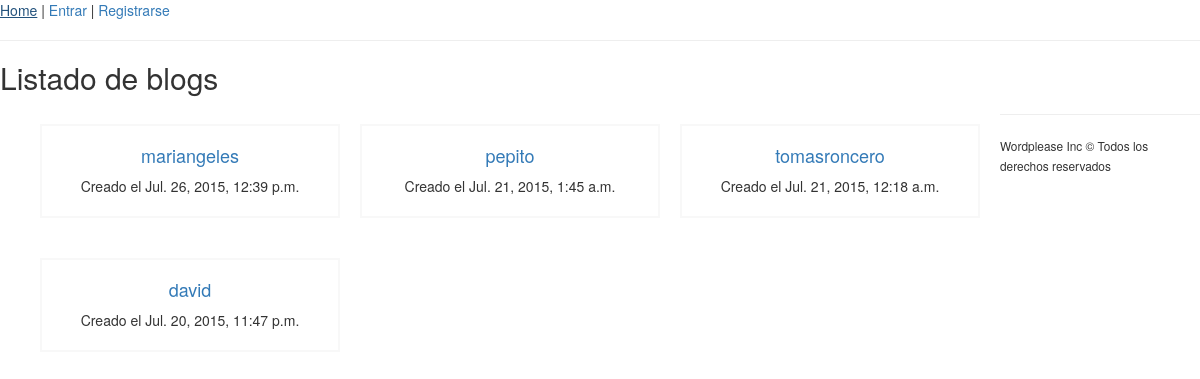
The app's page /blogs/ with its own data.
### blogs/models.py (models this page shows)
class Blog(models.Model):
    owner = models.OneToOneField(User)
    created_at = models.DateTimeField(auto_now_add=True)        # Se guarda al crearse el blog
    def __unicode__(self):
        return self.owner.username

### blogs/views.py (the view)
# urls.py: url(r'^blogs/$', BlogsView.as_view(), name='blog_home'),    # listado de blogs, con vista basada en clase BlogsView
class BlogsView(View):
    def get(self, request):
        blogs = Blog.objects.all().order_by('-created_at')
        context = {
            "blog_list": blogs[:5]
        }
        return render(request, 'blogs/home.html', context)

### blogs/templates/blogs/home.html (shortened to what this page needs)
{% extends 'base.html' %}
{% block section %}
    {% if blog_list|length > 0 %}
        <h2>Listado de blogs</h2>
        <ul class="post-list">
        {% for blog in blog_list %}
            <li>
                <div>
                    <h4><a href="{% url 'blog_posts' blog.owner.username %}">{{ blog }}</a></h4>
                    <p>Creado el {{ blog.created_at}}</p>
                </div>
            </li>
        {% endfor %}
    {% else %}
        ¡Sé el primero en crear un blog!
    {% endif %}
    </ul>
{% endblock %}

### wordplease/templates/base.html (shortened to what this page needs)
{% load staticfiles %}
<!DOCTYPE html>
<html lang="es">
<head>
    <link rel="stylesheet" href="{% static 'css/bootstrap.min.css' %}">
    <link rel="stylesheet" href="{% static 'css/bootstrap-theme.min.css' %}">
</head>
<body>
    <nav>
        <a href="{% url 'post_home' %}">Home</a>
        |
        {% if user.is_authenticated %}
            <a href="{% url 'post_create' %}">Crear post</a>
            |
            <a href="{% url 'post_list' %}">Mis posts</a>
            <a style="float: right;" href="{% url 'user_logout' %}">Salir</a>
            <span style="float: right; margin-right: 10px">¡Hola, <strong>{{ user.first_name }} {{ user.last_name }}</strong>! </span>
        {% else %}
            <a href="{% url 'user_login' %}">Entrar</a>
            |
            <a href="{% url 'user_signup' %}">Registrarse</a>
        {% endif %}
    </nav>
    <hr>
    <section>
        {% block section %}
        {% endblock %}
    </section>
    <hr>
    <footer>
        <small>Wordplease Inc &copy; Todos los derechos reservados</small>
    </footer>
</body>
</html>

### wordplease/templates/base.html (style rules this page uses)
ul.post-list { list-style: none; }
ul.post-list li { float: left; margin: 20px 20px 20px 0; }
ul.post-list li:last-child { margin-right: 0; }
ul.post-list li div { border:2px solid #f8f8f8; padding: 10px; text-align: center; width: 300px; }
ul.post-list li div h4 { text-align: center; }

### records on screen
Blog: owner.username "mariangeles", created_at "Jul. 26, 2015, 12:39 p.m."
Blog: owner.username "pepito", created_at "Jul. 21, 2015, 1:45 a.m."
Blog: owner.username "tomasroncero", created_at "Jul. 21, 2015, 12:18 a.m."
Blog: owner.username "david", created_at "Jul. 20, 2015, 11:47 p.m."
